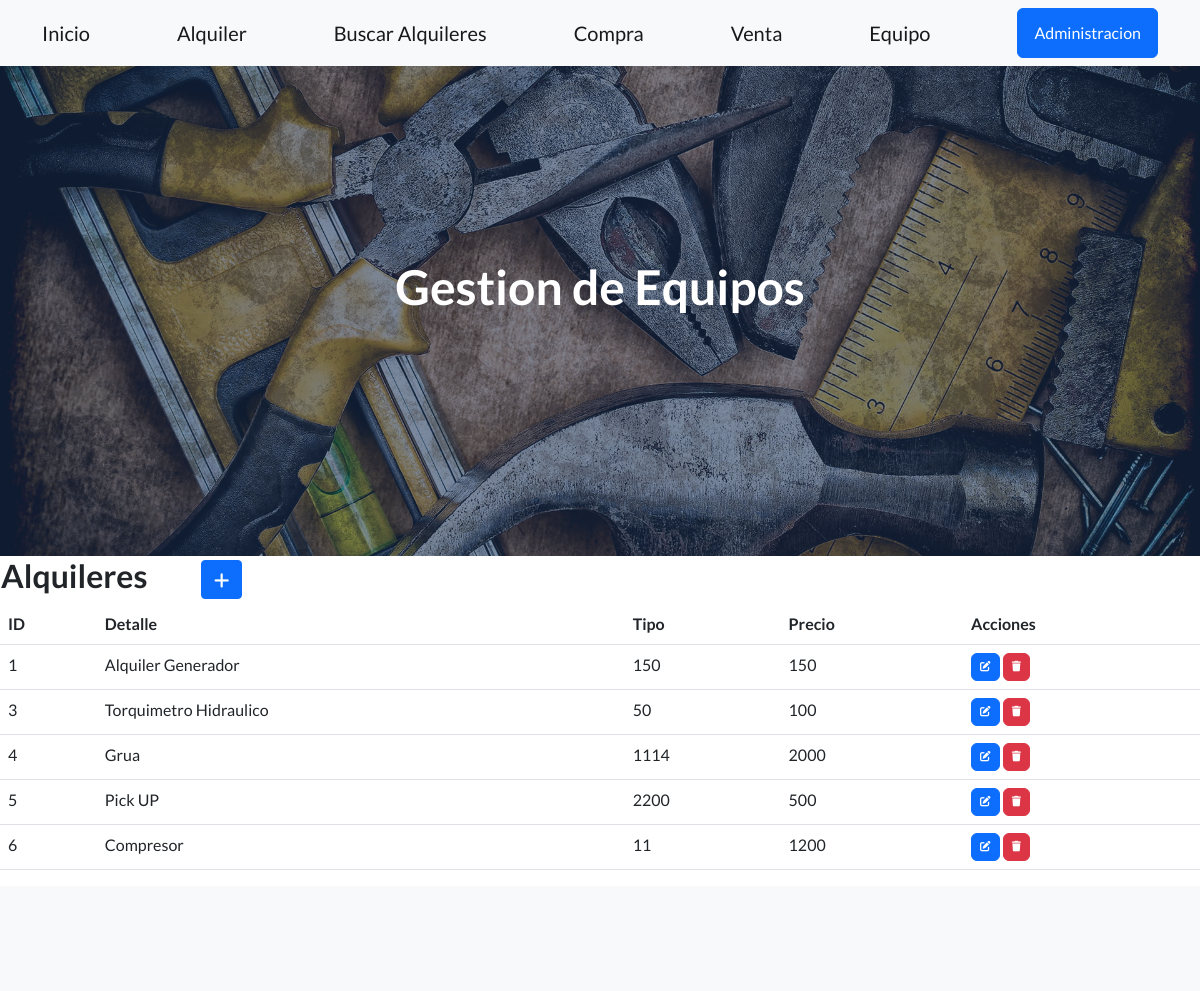
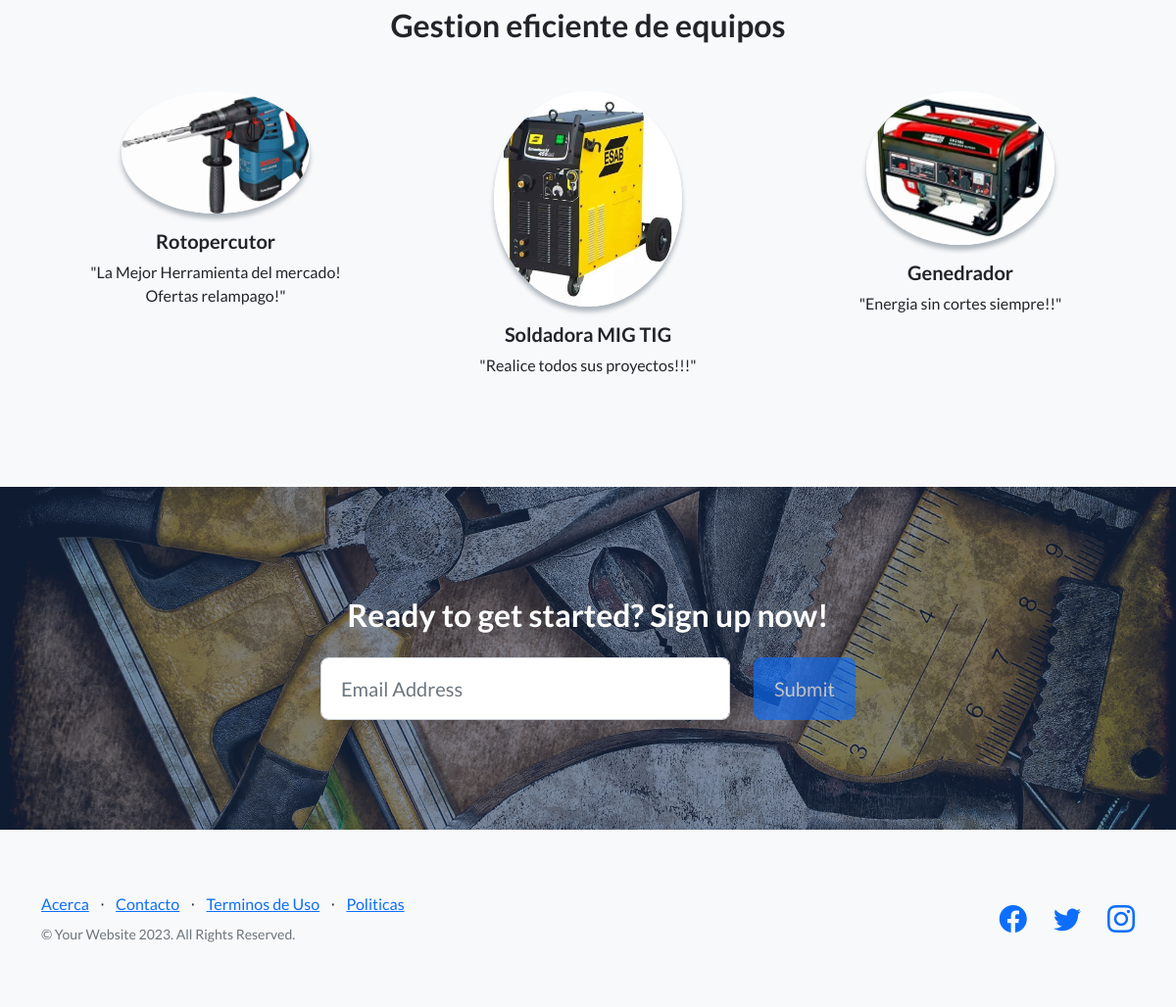
/aplicacion/alquileres/, run on the app's committed database (2 pictures, top to bottom).
### aplicacion/models.py (models this page shows, shortened)
class Alquiler(models.Model):
    nombre = models.CharField(max_length=50)
    tipo = models.IntegerField()
    precio = models.IntegerField()

### aplicacion/views.py (the view)
# urls.py: path('alquileres/', alquileres, name="alquileres"),
def alquileres(request):
    ctx = {"alquileres": Alquiler.objects.all()}
    return render(request, "aplicacion/alquileres.html", ctx)

### aplicacion/templates/aplicacion/alquileres.html (shortened to what this page needs)
{% extends 'aplicacion/base.html' %}
{% load static %}
{% block contenido %}
<table>
    <tr>
        <td width="200"><h2>Alquileres</h2></td>
        <td>
            <a
            href="{% url 'create_alquiler' %}"
            class="btn btn-primary btn-sm"
            >
            </a>
        </td>
    </tr>
</table>
<table class="table">
    <thead>
        <tr>
            <th>ID</th>
            <th>Detalle</th>
            <th>Tipo</th>
            <th>Precio</th>
            <th>Acciones</th>
        </tr>
    </thead>
    <tbody>
    {% for alquiler in alquileres %}
    <tr>
        <td>{{ alquiler.id }}</td>
        <td>{{ alquiler.nombre }}</td>
        <td>{{ alquiler.tipo }}</td>
        <td>{{ alquiler.precio }}</td>
        <td>
            <a
              href="{% url 'update_alquiler' alquiler.id %}"
              class="btn btn-primary"
              style="--bs-btn-padding-y: .25rem; --bs-btn-padding-x: .5rem; --bs-btn-font-size: .75rem;"
              >
            </a>
            <a
              href="{% url 'delete_alquiler' alquiler.id %}"
              class="btn btn-danger"
              style="--bs-btn-padding-y: .25rem; --bs-btn-padding-x: .5rem; --bs-btn-font-size: .75rem;"
              >
            </a>
          </td>
        </tr>
    {% endfor %}
    </tbody>
</table>
{% endblock contenido %}

### data on the page
Alquiler: id "1", nombre "Alquiler Generador", tipo "150", precio "150"
Alquiler: id "3", nombre "Torquimetro Hidraulico", tipo "50", precio "100"
Alquiler: id "4", nombre "Grua", tipo "1114", precio "2000"
Alquiler: id "5", nombre "Pick UP", tipo "2200", precio "500"
Alquiler: id "6", nombre "Compresor", tipo "11", precio "1200"
